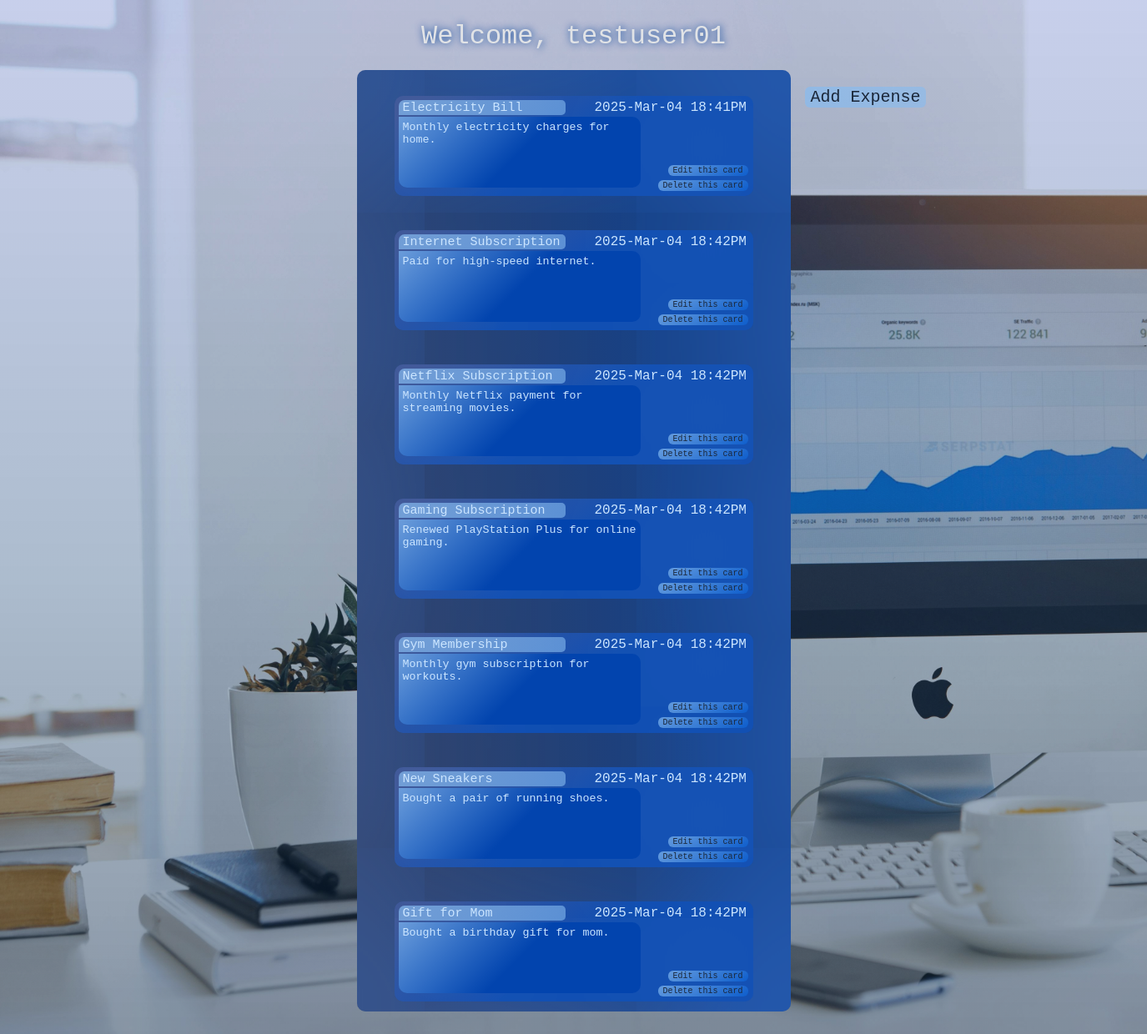
Page /Dashboard/1/testuser01 (signed in) on the committed database.
### src/models.py (models this page shows, shortened)
class Base(DeclarativeBase):
    pass

class USER(Base, UserMixin):
    __tablename__ = 'user_table'
    id: Mapped[int] = mapped_column(Integer, primary_key=True)
    username: Mapped[str] = mapped_column(String(20), unique=True, nullable=False)
    password: Mapped[str] = mapped_column(String(256), nullable=False)
    expenses: Mapped[List["EXPENSE"]] = relationship(back_populates='user')

class EXPENSE(Base):
    __tablename__ = 'expense_table'
    id: Mapped[int] = mapped_column(Integer, primary_key=True)
    name: Mapped[str] = mapped_column(String(100), nullable=False)
    info: Mapped[str] = mapped_column(String(100), nullable=False)
    time: Mapped[str] = mapped_column(String(100), nullable=False)
    user_id: Mapped[int] = mapped_column(ForeignKey('user_table.id'))
    user: Mapped['USER'] = relationship(back_populates='expenses')

### src/routes.py (the view)
@app.route('/Dashboard/<int:id>/<string:username>', methods=['GET', 'POST'])
def dashboard(id, username):
    if not current_user.is_authenticated:
        return redirect(url_for('login'))
    user_expenses = db.session.execute(db.select(EXPENSE).where(EXPENSE.user_id == id).order_by(EXPENSE.id)).scalars().all()
    return render_template('dashboard.html', username=username, id=id, expenses=user_expenses)

### src/routes.py (called while the page is built)
@login_manager.user_loader
def load_user(user_id):
    return db.session.get(USER, user_id)

### src/templates/dashboard.html (shortened to what this page needs)
{% extends 'base.html' %}
{% block body %}
    <div class="dashboard hidden" id="dashboard">
        <h1>Welcome, {{ username }}</h1>
        {% if expenses|length == 0 %}
        <div>
            <p>Looks like no expenses were made yet..</p>
        </div>
        {% else %}
            <div class="expense-list hidden">
                {% for expense in expenses %}
                    <div class="expense hidden">
                        <p class="expense_name">{{ expense.name }} </p>
                        <p class="time">{{ expense.time }}</p>
                        <p class="desc">{{ expense.info }} </p>
                        <button class="button"><a href="{{ url_for('edit', id= id, username=username, expense_id=expense.id) }}"> Edit this card</a></button>
                        <button class="button"><a href="{{ url_for('delete', id=id, username=username, expense_id=expense.id) }}">Delete this card</a></button>
                    </div>
                {% endfor %}
            </div>
        {% endif %}
        <button class="button" id="add"><a href="{{ url_for('add', id=id, username=username) }}">Add Expense</a></button>
    </div>
{% endblock %}

### src/templates/base.html (shortened to what this page needs)
<!DOCTYPE html>
<html lang="en">
    <head>
        <link rel="stylesheet" href="{{ url_for('static', filename='css/style.css') }}">
    </head>
    <body>
        {% block body %}{% endblock %}
    </body>
</html>

### src/static/css/style.css (style rules this page uses)
body { font-family:'Courier New', Courier, monospace; display: flex; justify-content: center; align-items: center; background-color: black; background-image: linear-gradient( rgba(42, 72, 181, 0.254), rgba(26, 70, 120, 0.357), rgba(13, 36, 62, 0.515) ), url('../images/lobby-background.jpg'); background-size: cover; height: 100%; overflow: hidden; }
.button { color: #1a2638; font-family: inherit; font-size: 20px; border: 0; border-radius: 6px; background: none; box-shadow: 0px 0px 100px 5px rgba(170, 210, 250, 0.9); background-image: linear-gradient(to right,rgba(134,187,240, 0.7), rgba(134,187,240, 0.6)); transition: all 0.2s ease-in-out; }
.button > a { color: #1a2638; transition: all 0.2s ease; }
a { text-decoration: none; }
h1 { font-weight: lighter; color:rgb(225, 227, 230); text-shadow:rgb(0, 63, 150) 1px 0px 10px; }
.dashboard { margin-top: -4px; display: flex; flex-direction: column; justify-content: flex-start; align-items: center; height: 99vh; }
#add { position: absolute; box-shadow: none; transform: translate(350px, 100px); }
.expense-list { display: flex; flex-direction: column; justify-content: space-evenly; align-items: center; border-radius: 10px; row-gap: 20px; width: 500px; min-height: 160px; max-height: 80vh; background-image: linear-gradient(83deg, #333e5d 5%,#174287 70%); box-shadow: 0 0 500px 10px rgba(66, 138, 255, 0.595) inset; padding: 10px; overflow: hidden auto; scroll-behavior: smooth; scroll-snap-type: y mandatory; }
.expense { display: flex; align-items: flex-start; background-image: linear-gradient(146deg, #324d92 5%,#0244ae 50%); color: rgb(203, 229, 255); box-shadow: 0 0 1000px 10px rgba(255, 255, 255, 0.133) inset; z-index: -2; border-radius: 10px; width: 430px; min-height: 120px; margin-top: 21px; scroll-snap-align: center; }
.expense_name { align-self: flex-start; text-indent: 5px; line-height: 20px; font-size: 15px; margin-left: 5px; margin-top: 5px; border-radius: 7px 5px 5px 0px ; background-image:linear-gradient(to right,rgba(134,187,240, 0.7), rgba(134,187,240, 0.6)); width: 200px; height: 18.4px; overflow: hidden; }
.time { position: absolute; font-size: medium; align-self: flex-start; margin-top: 5px; transform: translateX(240px); }
.desc { position: absolute; font-size: smaller; align-self: flex-start; margin-left: 5px; transform: translateY(12px); width: 280px; height: 75px; border-radius: 0px 10px 10px 10px; padding: 5px; background-image: linear-gradient(135deg,rgba(127, 186, 246, 0.7), #0244ae 50%); flex-wrap: wrap; overflow: hidden; }
.expense > .button { align-self: flex-end; font-family: inherit; font-size: 10px; background-image: linear-gradient(150deg,rgba(134,187,240, 0.7), rgba(2, 120, 255, 0.325)); box-shadow: none; transform: translate(15px, -6px); }
.expense > .button:first-of-type { transform: translate(123px, -24px); }
.expense:last-of-type { margin-bottom: 21px; }
.hidden { opacity: 0; transform: scaley(0); transition: all 0.5s ease-out; }
.show { transform: scaley(1); opacity: 1; }

### rows in the picture
USER: username "testuser01"
EXPENSE: name "Electricity Bill", time "2025-Mar-04 18:41PM", info "Monthly electricity charges for home."
EXPENSE: name "Internet Subscription", time "2025-Mar-04 18:42PM", info "Paid for high-speed internet."
EXPENSE: name "Netflix Subscription", time "2025-Mar-04 18:42PM", info "Monthly Netflix payment for streaming movies."
EXPENSE: name "Gaming Subscription", time "2025-Mar-04 18:42PM", info "Renewed PlayStation Plus for online gaming."
EXPENSE: name "Gym Membership", time "2025-Mar-04 18:42PM", info "Monthly gym subscription for workouts."
EXPENSE: name "New Sneakers", time "2025-Mar-04 18:42PM", info "Bought a pair of running shoes."
EXPENSE: name "Gift for Mom", time "2025-Mar-04 18:42PM", info "Bought a birthday gift for mom."
